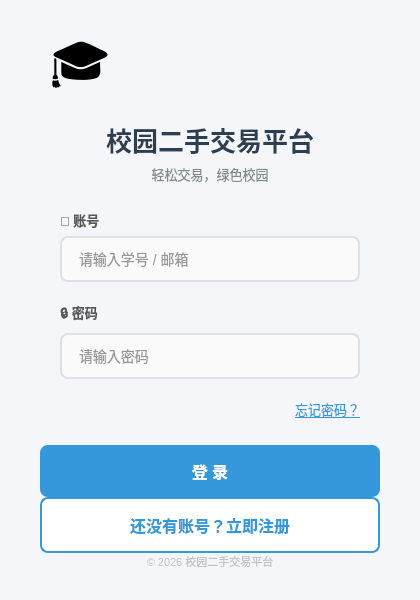
<?xml version="1.0" encoding="UTF-8"?>
<ui version="4.0">
 <class>LoginWindow</class>
 <widget class="QWidget" name="LoginWindow">
  <property name="geometry">
   <rect>
    <x>0</x>
    <y>0</y>
    <width>420</width>
    <height>600</height>
   </rect>
  </property>
  <property name="minimumSize">
   <size>
    <width>420</width>
    <height>600</height>
   </size>
  </property>
  <property name="maximumSize">
   <size>
    <width>420</width>
    <height>600</height>
   </size>
  </property>
  <property name="windowTitle">
   <string>校园二手交易平台 - 登录</string>
  </property>
  <property name="windowIcon">
   <iconset resource="image.qrc">
    <normaloff>:/new/prefix1/image/icon.png</normaloff>:/new/prefix1/image/icon.png</iconset>
  </property>
  <property name="styleSheet">
   <string notr="true">
    QWidget#LoginWindow {
        background-color: #f5f6fa;
        border-radius: 10px;
    }

    QLabel#titleLabel {
        font-size: 26px;
        font-weight: bold;
        color: #2c3e50;
        qproperty-alignment: AlignCenter;
    }

    QLabel#subtitleLabel {
        font-size: 13px;
        color: #7f8c8d;
        qproperty-alignment: AlignCenter;
    }

    QWidget#inputPanel {
        background-color: #ffffff;
        border-radius: 12px;
    }

    QLineEdit {
        min-height: 42px;
        padding: 0 15px;
        border: 2px solid #e0e0e0;
        border-radius: 8px;
        font-size: 14px;
        background-color: #fafafa;
        color: #333333;
        selection-background-color: #3498db;
    }

    QLineEdit:focus {
        border-color: #3498db;
        background-color: #ffffff;
    }

    QLineEdit:hover {
        border-color: #bdc3c7;
    }

    QPushButton#loginBtn {
        background-color: #3498db;
        color: white;
        border: none;
        border-radius: 8px;
        padding: 14px;
        font-size: 16px;
        font-weight: bold;
    }

    QPushButton#loginBtn:hover {
        background-color: #2980b9;
    }

    QPushButton#loginBtn:pressed {
        background-color: #2471a3;
    }

    QPushButton#registerBtn {
        background-color: #ffffff;
        color: #3498db;
        border: 2px solid #3498db;
        border-radius: 8px;
        padding: 14px;
        font-size: 16px;
        font-weight: bold;
    }

    QPushButton#registerBtn:hover {
        background-color: #ebf5fb;
    }

    QPushButton#registerBtn:pressed {
        background-color: #d4e6f1;
    }

    QPushButton#forgotPwdBtn {
        background: transparent;
        border: none;
        color: #3498db;
        font-size: 13px;
        text-decoration: underline;
    }

    QPushButton#forgotPwdBtn:hover {
        color: #2980b9;
    }
   </string>
  </property>
  <layout class="QVBoxLayout" name="mainLayout">
   <property name="spacing">
    <number>0</number>
   </property>
   <property name="leftMargin">
    <number>0</number>
   </property>
   <property name="topMargin">
    <number>0</number>
   </property>
   <property name="rightMargin">
    <number>0</number>
   </property>
   <property name="bottomMargin">
    <number>0</number>
   </property>
   <item>
    <layout class="QVBoxLayout" name="containerLayout">
     <property name="spacing">
      <number>0</number>
     </property>
     <property name="leftMargin">
      <number>40</number>
     </property>
     <property name="topMargin">
      <number>30</number>
     </property>
     <property name="rightMargin">
      <number>40</number>
     </property>
     <property name="bottomMargin">
      <number>30</number>
     </property>
     <item>
      <widget class="QLabel" name="iconLabel">
       <property name="minimumSize">
        <size>
         <width>80</width>
         <height>80</height>
        </size>
       </property>
       <property name="maximumSize">
        <size>
         <width>80</width>
         <height>80</height>
        </size>
       </property>
       <property name="styleSheet">
        <string notr="true">font-size: 50px;</string>
       </property>
       <property name="text">
        <string>🎓</string>
       </property>
       <property name="alignment">
        <set>Qt::AlignmentFlag::AlignCenter</set>
       </property>
      </widget>
     </item>
     <item>
      <spacer>
       <property name="orientation">
        <enum>Qt::Orientation::Vertical</enum>
       </property>
       <property name="sizeType">
        <enum>QSizePolicy::Policy::Fixed</enum>
       </property>
       <property name="sizeHint" stdset="0">
        <size>
         <width>0</width>
         <height>10</height>
        </size>
       </property>
      </spacer>
     </item>
     <item>
      <widget class="QLabel" name="titleLabel">
       <property name="text">
        <string>校园二手交易平台</string>
       </property>
       <property name="alignment">
        <set>Qt::AlignmentFlag::AlignCenter</set>
       </property>
      </widget>
     </item>
     <item>
      <spacer>
       <property name="orientation">
        <enum>Qt::Orientation::Vertical</enum>
       </property>
       <property name="sizeType">
        <enum>QSizePolicy::Policy::Fixed</enum>
       </property>
       <property name="sizeHint" stdset="0">
        <size>
         <width>0</width>
         <height>5</height>
        </size>
       </property>
      </spacer>
     </item>
     <item>
      <widget class="QLabel" name="subtitleLabel">
       <property name="text">
        <string>轻松交易，绿色校园</string>
       </property>
       <property name="alignment">
        <set>Qt::AlignmentFlag::AlignCenter</set>
       </property>
      </widget>
     </item>
     <item>
      <spacer>
       <property name="orientation">
        <enum>Qt::Orientation::Vertical</enum>
       </property>
       <property name="sizeHint" stdset="0">
        <size>
         <width>0</width>
         <height>25</height>
        </size>
       </property>
      </spacer>
     </item>
     <item>
      <layout class="QVBoxLayout" name="inputPanelLayout">
       <property name="spacing">
        <number>20</number>
       </property>
       <property name="leftMargin">
        <number>20</number>
       </property>
       <property name="topMargin">
        <number>25</number>
       </property>
       <property name="rightMargin">
        <number>20</number>
       </property>
       <property name="bottomMargin">
        <number>25</number>
       </property>
       <item>
        <layout class="QVBoxLayout" name="usernameLayout">
         <property name="spacing">
          <number>6</number>
         </property>
         <item>
          <widget class="QLabel" name="usernameLabel">
           <property name="styleSheet">
            <string notr="true">font-size: 13px; color: #555; font-weight: bold;</string>
           </property>
           <property name="text">
            <string>📧 账号</string>
           </property>
          </widget>
         </item>
         <item>
          <widget class="QLineEdit" name="usernameEdit">
           <property name="maxLength">
            <number>50</number>
           </property>
           <property name="placeholderText">
            <string>请输入学号 / 邮箱</string>
           </property>
          </widget>
         </item>
        </layout>
       </item>
       <item>
        <layout class="QVBoxLayout" name="passwordLayout">
         <property name="spacing">
          <number>6</number>
         </property>
         <item>
          <widget class="QLabel" name="passwordLabel">
           <property name="styleSheet">
            <string notr="true">font-size: 13px; color: #555; font-weight: bold;</string>
           </property>
           <property name="text">
            <string>🔒 密码</string>
           </property>
          </widget>
         </item>
         <item>
          <widget class="QLineEdit" name="passwordEdit">
           <property name="maxLength">
            <number>32</number>
           </property>
           <property name="echoMode">
            <enum>QLineEdit::EchoMode::Password</enum>
           </property>
           <property name="placeholderText">
            <string>请输入密码</string>
           </property>
          </widget>
         </item>
        </layout>
       </item>
       <item>
        <layout class="QHBoxLayout" name="forgotLayout">
         <item>
          <spacer>
           <property name="orientation">
            <enum>Qt::Orientation::Horizontal</enum>
           </property>
           <property name="sizeHint" stdset="0">
            <size>
             <width>0</width>
             <height>0</height>
            </size>
           </property>
          </spacer>
         </item>
         <item>
          <widget class="QPushButton" name="forgotPwdBtn">
           <property name="cursor">
            <cursorShape>PointingHandCursor</cursorShape>
           </property>
           <property name="text">
            <string>忘记密码？</string>
           </property>
          </widget>
         </item>
        </layout>
       </item>
      </layout>
     </item>
     <item>
      <spacer>
       <property name="orientation">
        <enum>Qt::Orientation::Vertical</enum>
       </property>
       <property name="sizeHint" stdset="0">
        <size>
         <width>0</width>
         <height>25</height>
        </size>
       </property>
      </spacer>
     </item>
     <item>
      <widget class="QPushButton" name="loginBtn">
       <property name="cursor">
        <cursorShape>PointingHandCursor</cursorShape>
       </property>
       <property name="text">
        <string>登 录</string>
       </property>
       <property name="default">
        <bool>true</bool>
       </property>
      </widget>
     </item>
     <item>
      <spacer>
       <property name="orientation">
        <enum>Qt::Orientation::Vertical</enum>
       </property>
       <property name="sizeHint" stdset="0">
        <size>
         <width>0</width>
         <height>12</height>
        </size>
       </property>
      </spacer>
     </item>
     <item>
      <widget class="QPushButton" name="registerBtn">
       <property name="cursor">
        <cursorShape>PointingHandCursor</cursorShape>
       </property>
       <property name="text">
        <string>还没有账号？立即注册</string>
       </property>
      </widget>
     </item>
     <item>
      <spacer>
       <property name="orientation">
        <enum>Qt::Orientation::Vertical</enum>
       </property>
       <property name="sizeHint" stdset="0">
        <size>
         <width>0</width>
         <height>10</height>
        </size>
       </property>
      </spacer>
     </item>
     <item>
      <widget class="QLabel" name="copyrightLabel">
       <property name="styleSheet">
        <string notr="true">font-size: 11px; color: #bdc3c7;</string>
       </property>
       <property name="text">
        <string>© 2026 校园二手交易平台</string>
       </property>
       <property name="alignment">
        <set>Qt::AlignmentFlag::AlignCenter</set>
       </property>
      </widget>
     </item>
    </layout>
   </item>
  </layout>
 </widget>
 <resources>
  <include location="image.qrc"/>
 </resources>
 <connections/>
</ui>
